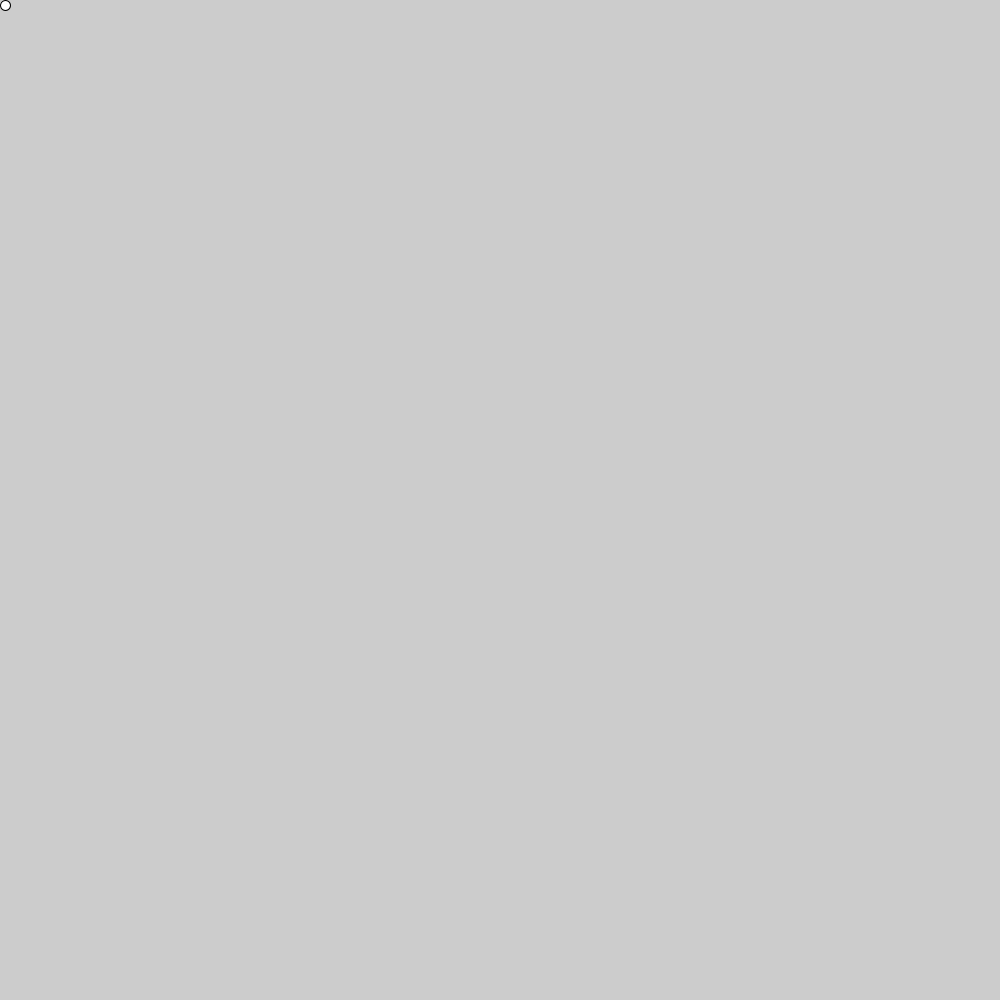
Frame 1 (no input)
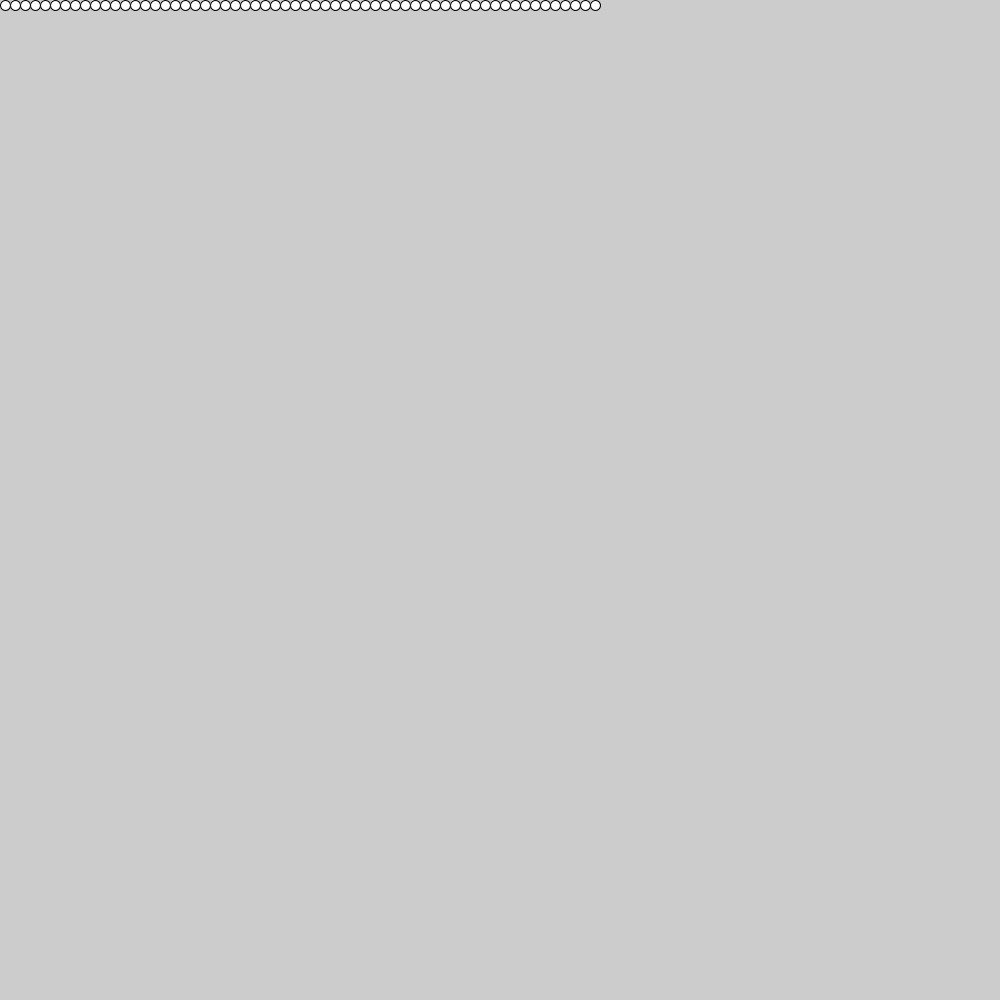
Frame 60 (the mouse pressed at the canvas centre just before this capture)
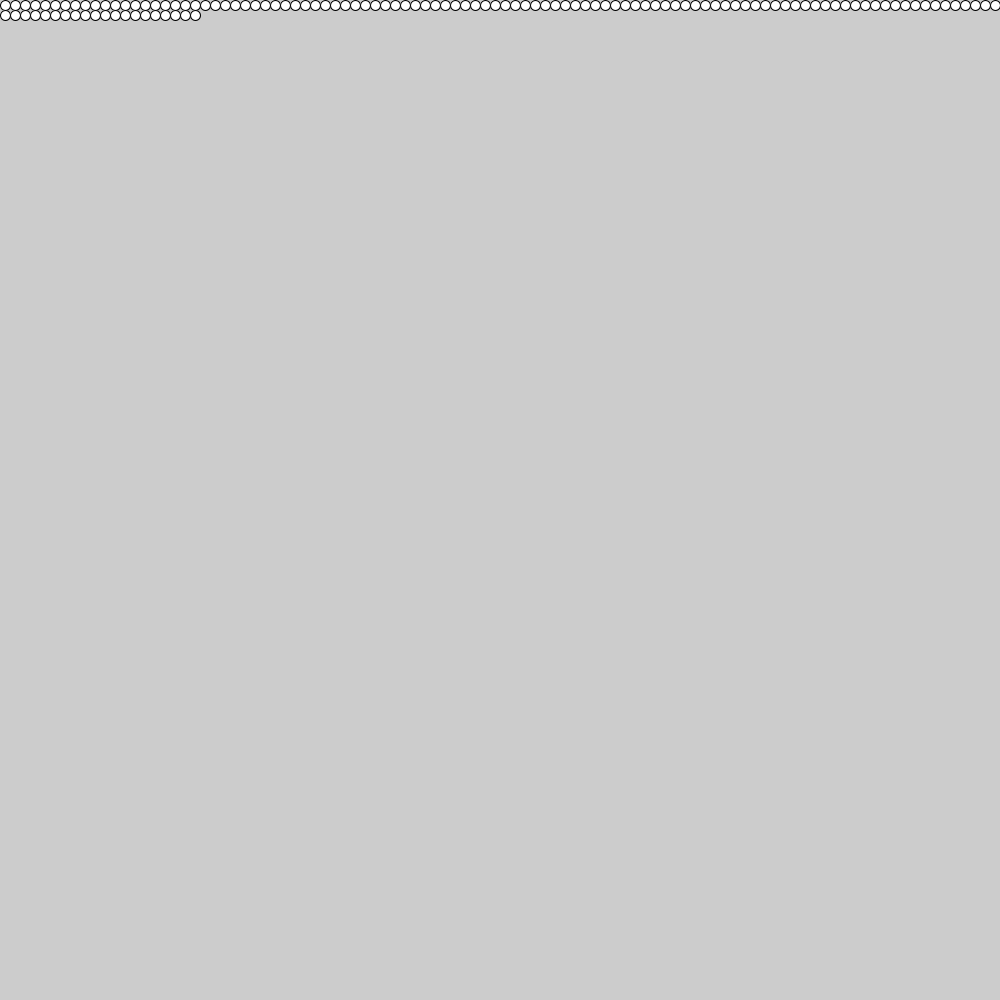
Frame 120 (the mouse held since frame 60 and released just before this capture)

The Processing sketch that drew these frames (run headless with seeded random() and noise(); from frame 60 on, the mouse is pressed at the canvas centre):

// Processing sketch: En_anden_version_af_task_5_og_6
// ── En_anden_version_af_task_5_og_6.pde
int numberOfCircles;
int circleSize;
int red, green, blue;
int x, y;
int counter = 0;
int rowCounter = 0;
void setup(){
  size(1000,1000);
   
   numberOfCircles = 100;
   circleSize = width/numberOfCircles;
   
   ellipseMode(CORNER);
   
   red = 255;
   green = 255;
   blue = 255;
}

void draw(){
  x = circleSize*counter;
  y = circleSize*rowCounter;
  
  
   if(mouseX >= x && mouseX < x + circleSize && mouseY >= y + circleSize){
    fill(255,0,0);
  }else{
    fill(red,green,blue);
  }
  
  
  //fill(red,green,blue);
  ellipse(x,y,circleSize,circleSize);
  
  if(frameCount % numberOfCircles == 0){
    counter = 0;
  }else{
    counter += 1;
  }
  if(counter == 0){
    rowCounter += 1;
  }
  frameRate(1000);
}
